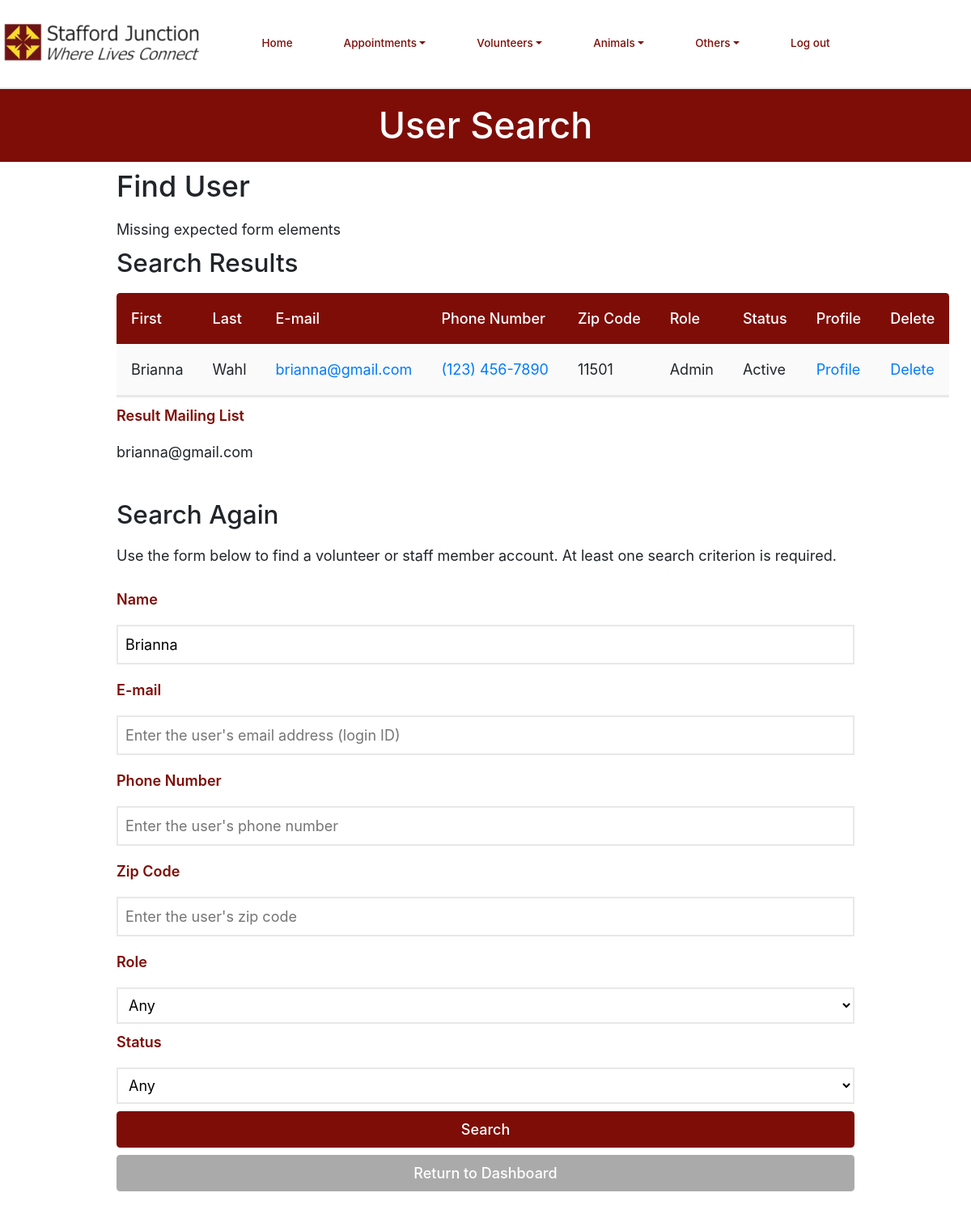
Page /personSearch.php?name=Brianna (signed in) on the committed database.
### tables this page shows
CREATE TABLE `dbPersons` (
  `id` varchar(256) NOT NULL,
  `start_date` text DEFAULT NULL,
  `venue` text DEFAULT NULL,
  `first_name` text NOT NULL,
  `last_name` text DEFAULT NULL,
  `address` text DEFAULT NULL,
  `city` text DEFAULT NULL,
  `state` varchar(2) DEFAULT NULL,
  `zip` text DEFAULT NULL,
  `phone1` varchar(12) NOT NULL,
  `phone1type` text DEFAULT NULL,
  `phone2` varchar(12) DEFAULT NULL,
  `phone2type` text DEFAULT NULL,
  `birthday` text DEFAULT NULL,
  `email` text DEFAULT NULL,
  `contact_name` text NOT NULL,
  `contact_num` varchar(12) NOT NULL,
  `relation` text NOT NULL,
  `contact_time` text NOT NULL,
  `cMethod` text DEFAULT NULL,
  `type` text DEFAULT NULL,
  `status` text DEFAULT NULL,
  `availability` text DEFAULT NULL,
  `schedule` text DEFAULT NULL,
  `hours` text DEFAULT NULL,
  `notes` text DEFAULT NULL,
  `password` text DEFAULT NULL,
  `sundays_start` char(5) DEFAULT NULL,
  `sundays_end` char(5) DEFAULT NULL,
  `mondays_start` char(5) DEFAULT NULL,
  `mondays_end` char(5) DEFAULT NULL,
  `tuesdays_start` char(5) DEFAULT NULL,
  `tuesdays_end` char(5) DEFAULT NULL,
  `wednesdays_start` char(5) DEFAULT NULL,
  `wednesdays_end` char(5) DEFAULT NULL,
  `thursdays_start` char(5) DEFAULT NULL,
  `thursdays_end` char(5) DEFAULT NULL,
  `fridays_start` char(5) DEFAULT NULL,
  `fridays_end` char(5) DEFAULT NULL,
  `saturdays_start` char(5) DEFAULT NULL,
  `saturdays_end` char(5) DEFAULT NULL,
  `profile_pic` text NOT NULL,
  `force_password_change` tinyint(1) NOT NULL,
  `gender` varchar(6) NOT NULL
);

### include/input-validation.php (called while the page is built, shortened)
<?php
    function _sanitize($connection, $input) {
        if (is_array($input)) {
            $length = count($input);
            for ($i = 0; $i < $length; $i++) {
                 $input[$i] = trim($input[$i]);
            }
        } else {
            $input = trim($input);
            $input = mysqli_real_escape_string($connection, $input);
            $input = htmlspecialchars($input);
        }
        return $input;
    }
    function sanitize($input, $ignoreList=null) {
        $sanitized = [];
        $connection = connect();
        if ($ignoreList) {
            foreach ($input as $key => $value) {
                if (in_array($key, $ignoreList)) {
                    $sanitized[$key] = $value;
                } else {
                    $sanitized[$key] = _sanitize($connection, $value);
                }
            }
        } else {
            foreach ($input as $key => $value) {
                $sanitized[$key] = _sanitize($connection, $value);
            }
        }
        return $sanitized;
    }
    function wereRequiredFieldsSubmitted($args, $fieldsRequired, $blankOkay=true) {
        foreach ($fieldsRequired as $field) {
            if (!isset($args[$field]) || (!$args[$field] && !$blankOkay)) {
                return false;
            }
        }
        return true;
    }
    function valueConstrainedTo($value, $values) {
        return in_array($value, $values);
    }
?>

### database/dbPersons.php (called while the page is built, shortened)
<?php
include_once(dirname(__FILE__).'/../domain/Person.php');
function make_a_person($result_row) {
    $thePerson = new Person(
                    $result_row['first_name'],
                    $result_row['last_name'],
                    $result_row['venue'],
                    $result_row['address'],
                    $result_row['city'],
                    $result_row['state'],
                    $result_row['zip'],
                    @$result_row['profile_pic'],
                    $result_row['phone1'],
                    $result_row['phone1type'],
                    $result_row['phone2'],
                    $result_row['phone2type'],
                    $result_row['email'],
                    $result_row['contact_name'],
                    $result_row['contact_num'],
                    $result_row['relation'],
                    $result_row['contact_time'],
                    $result_row['type'],
                    $result_row['status'],
                    $result_row['cMethod'],
                    $result_row['availability'],
                    $result_row['schedule'],
                    $result_row['hours'],
                    $result_row['birthday'],
                    $result_row['start_date'],
                    $result_row['notes'],
                    $result_row['password'],
                    $result_row['sundays_start'],
                    $result_row['sundays_end'],
                    $result_row['mondays_start'],
                    $result_row['mondays_end'],
                    $result_row['tuesdays_start'],
                    $result_row['tuesdays_end'],
                    $result_row['wednesdays_start'],
                    $result_row['wednesdays_end'],
                    $result_row['thursdays_start'],
                    $result_row['thursdays_end'],
                    $result_row['fridays_start'],
                    $result_row['fridays_end'],
                    $result_row['saturdays_start'],
                    $result_row['saturdays_end'],
                    $result_row['force_password_change'],
                    $result_row['gender']
                );
    return $thePerson;
}
    function find_users($name, $id, $phone, $zip, $type, $status) {
        $where = 'where ';
        if ($name) {
            if (strpos($name, ' ')) {
                $name = explode(' ', $name, 2);
                $first = $name[0];
                $last = $name[1];
                $where .= "first_name like '%$first%' and last_name like '%$last%'";
            } else {
                $where .= "(first_name like '%$name%' or last_name like '%$name%')";
            }
        }
        $query = "select * from dbPersons $where order by last_name, first_name";
        $connection = connect();
        $result = mysqli_query($connection, $query);
        $raw = mysqli_fetch_all($result, MYSQLI_ASSOC);
        $persons = [];
        foreach ($raw as $row) {
            $persons []= make_a_person($row);
        }
        return $persons;
    }

### domain/Person.php (called while the page is built, shortened)
<?php
class Person {
	private $id;
	private $first_name;
	private $last_name;
	private $zip;
	private $phone1;
	private $email;
	private $type;
	private $status;
	function __construct($f, $l, $v, $a, $c, $s, $z, $pp, $p1, $p1t, $p2, $p2t, $e,
			$cn, $cpn, $rel,
			$ct, $t, $st, $cntm,
			$av, $sch, $hrs, $bd, $sd,
			$notes, $pass,
			$suns, $sune, $mons, $mone, $tues, $tuee, $weds, $wede,
			$thus, $thue, $fris, $frie, $sats, $sate, $mcp, $gender) {
		$this->id = $e;
		$this->first_name = $f;
		$this->last_name = $l;
		$this->zip = $z;
		$this->phone1 = $p1;
		$this->email = $e;
		$this->type = $t !== "" ? explode(',', $t) : array();
		$this->status = $st;
	}
	function get_id() {
		return $this->id;
	}
	function get_first_name() {
		return $this->first_name;
	}
	function get_last_name() {
		return $this->last_name;
	}
	function get_zip() {
		return $this->zip;
	}
	function get_phone1() {
		return $this->phone1;
	}
	function get_email() {
		return $this->email;
	}
	function get_type() {
		return $this->type;
	}
	function get_status() {
		return $this->status;
	}
}

### include/output.php (called while the page is built, shortened)
<?php
    function hsc($input) {
        return htmlspecialchars($input);
    }
    function formatPhoneNumber($number) {
        $str = '(' . substr($number, 0, 3) . ') ' . substr($number, 3, 3) . '-' . substr($number, 6, 4);
        return hsc($str);
    }

### personSearch.php (the view, shortened to what this page needs)
<!DOCTYPE html>
<html>
    <head>
        <?php require_once('universal.inc') ?>
    </head>
    <body>
        <?php require_once('header.php') ?>
        <h1>User Search</h1>
        <form id="person-search" class="general" method="get">
            <h2>Find User</h2>
            <?php
                if (isset($_GET['name'])) {
                    require_once('include/input-validation.php');
                    require_once('database/dbPersons.php');
                    $args = sanitize($_GET);
                    $required = ['name', 'id', 'phone', 'zip', 'role', 'status'];
                    if (!wereRequiredFieldsSubmitted($args, $required, true)) {
                        echo 'Missing expected form elements';
                    }
                    $name = $args['name'];
                    $id = $args['id'];
                    $phone = preg_replace("/[^0-9]/", "", $args['phone']);
					$zip = $args['zip'];
                    $role = $args['role'];
                    $status = $args['status'];
                    if (!($name || $id || $phone || $zip || $role || $status)) {
                        echo '<div class="error-toast">At least one search criterion is required.</div>';
                    } else if (!valueConstrainedTo($role, ['admin', 'superadmin', 'volunteer', ''])) {
                        echo '<div class="error-toast">The system did not understand your request.</div>';
                    } else if (!valueConstrainedTo($status, ['Active', 'Inactive', ''])) {
                        echo '<div class="error-toast">The system did not understand your request.</div>';
                    } else {
                        echo "<h3>Search Results</h3>";
                        $persons = find_users($name, $id, $phone, $zip, $role, $status);
                        require_once('include/output.php');
                        if (count($persons) > 0) {
                            echo '
                            <div class="table-wrapper">
                                <table class="general">
                                    <thead>
                                        <tr>
                                            <th>First</th>
                                            <th>Last</th>
                                            <th>E-mail</th>
                                            <th>Phone Number</th>
											<th>Zip Code</th>
                                            <th>Role</th>
                                            <th>Status</th>
                                            <th>Profile</th>
                                            <th>Delete</th>
                                        </tr>
                                    </thead>
                                    <tbody class="standout">';
                            $mailingList = '';
                            foreach ($persons as $person) {
                                $mailingList .= $person->get_email();
                                echo '
                                        <tr>
                                            <td>' . $person->get_first_name() . '</td>
                                            <td>' . $person->get_last_name() . '</td>
                                            <td><a href="mailto:' . $person->get_id() . '">' . $person->get_id() . '</a></td>
                                            <td><a href="tel:' . $person->get_phone1() . '">' . formatPhoneNumber($person->get_phone1()) .  '</td>
											<td>' . $person->get_zip() . '</td>
                                            <td>' . ucfirst($person->get_type()[0]) . '</td>
                                            <td>' . ucfirst($person->get_status()) . '</td>
                                            <td><a href="viewProfile.php?id=' . $person->get_id() . '">Profile</a></td>
                                            <td><a href="deletePerson.php?id=' . $person->get_id() . '">Delete</a></td>
                                        </a></tr>';
                            }
                            echo '
                                    </tbody>
                                </table>
                            </div>';
                            echo '
                            <label>Result Mailing List</label>
                            <p>' . $mailingList . '</p>
                            ';
                        } else {
                            echo '<div class="error-toast">Your search returned no results.</div>';
                        }
                    }
                    echo '<h3>Search Again</h3>';
                }
            ?>
            <p>Use the form below to find a volunteer or staff member account. At least one search criterion is required.</p>
            <label for="name">Name</label>
            <input type="text" id="name" name="name" value="<?php if (isset($name)) echo htmlspecialchars($_GET['name']) ?>" placeholder="Enter the user's first and/or last name">
            <label for="id">E-mail</label>
            <input type="text" id="id" name="id" value="<?php if (isset($id)) echo htmlspecialchars($_GET['id']) ?>" placeholder="Enter the user's email address (login ID)">
		<label for="phone">Phone Number</label>
            <input type="tel" id="phone" name="phone" value="<?php if (isset($phone)) echo htmlspecialchars($_GET['phone']) ?>" placeholder="Enter the user's phone number">
		<label for="zip">Zip Code</label>
			<input type="text" id="zip" name="zip" value="<?php if (isset($zip)) echo htmlspecialchars($_GET['zip']) ?>" placeholder="Enter the user's zip code">
			<label for="role">Role</label>
           <select id="role" name="role">
                <option value="">Any</option>
            </select>
          <label for="status">Status</label>
            <select id="status" name="status">
                <option value="">Any</option>
            </select>
            <input type="submit" value="Search">
            <a class="button cancel" href="index.php">Return to Dashboard</a>
        </form>
    </body>
</html>

### rows in the picture
dbpersons: first_name "Brianna", last_name "Wahl", id "brianna@gmail.com", phone1 "(123) 456-7890", zip "11501", type "Admin", status "Active"

### other values in the picture
$mailingList "brianna@gmail.com"
